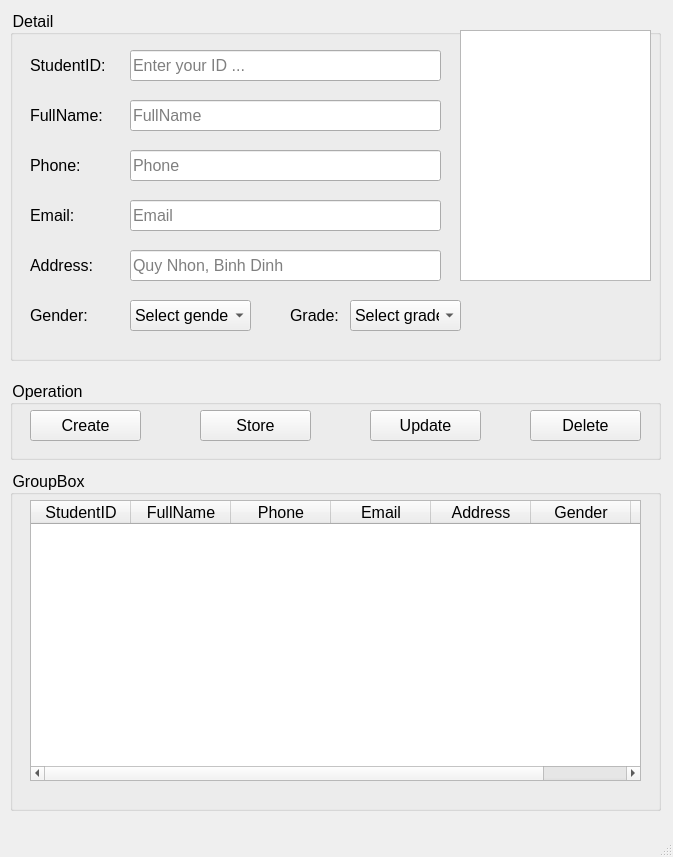
<?xml version="1.0" encoding="UTF-8"?>
<ui version="4.0">
 <class>MainWindow</class>
 <widget class="QMainWindow" name="MainWindow">
  <property name="geometry">
   <rect>
    <x>0</x>
    <y>0</y>
    <width>673</width>
    <height>857</height>
   </rect>
  </property>
  <property name="windowTitle">
   <string>MainWindow</string>
  </property>
  <property name="styleSheet">
   <string notr="true">font-size: 16px</string>
  </property>
  <widget class="QWidget" name="centralwidget">
   <widget class="QGroupBox" name="groupBox">
    <property name="geometry">
     <rect>
      <x>10</x>
      <y>10</y>
      <width>651</width>
      <height>351</height>
     </rect>
    </property>
    <property name="title">
     <string>Detail</string>
    </property>
    <widget class="QLabel" name="label">
     <property name="geometry">
      <rect>
       <x>20</x>
       <y>40</y>
       <width>91</width>
       <height>31</height>
      </rect>
     </property>
     <property name="text">
      <string>StudentID: </string>
     </property>
    </widget>
    <widget class="QLineEdit" name="lineEditStudentID">
     <property name="geometry">
      <rect>
       <x>120</x>
       <y>40</y>
       <width>311</width>
       <height>31</height>
      </rect>
     </property>
     <property name="placeholderText">
      <string>Enter your ID ... </string>
     </property>
    </widget>
    <widget class="QLabel" name="label_2">
     <property name="geometry">
      <rect>
       <x>20</x>
       <y>90</y>
       <width>81</width>
       <height>31</height>
      </rect>
     </property>
     <property name="text">
      <string>FullName: </string>
     </property>
    </widget>
    <widget class="QLineEdit" name="lineEditFullName">
     <property name="geometry">
      <rect>
       <x>120</x>
       <y>90</y>
       <width>311</width>
       <height>31</height>
      </rect>
     </property>
     <property name="placeholderText">
      <string>FullName</string>
     </property>
    </widget>
    <widget class="QLabel" name="label_3">
     <property name="geometry">
      <rect>
       <x>20</x>
       <y>140</y>
       <width>71</width>
       <height>31</height>
      </rect>
     </property>
     <property name="text">
      <string>Phone: </string>
     </property>
    </widget>
    <widget class="QLineEdit" name="lineEditPhone">
     <property name="geometry">
      <rect>
       <x>120</x>
       <y>140</y>
       <width>311</width>
       <height>31</height>
      </rect>
     </property>
     <property name="placeholderText">
      <string>Phone</string>
     </property>
    </widget>
    <widget class="QTextEdit" name="textEdiError">
     <property name="geometry">
      <rect>
       <x>450</x>
       <y>20</y>
       <width>191</width>
       <height>251</height>
      </rect>
     </property>
    </widget>
    <widget class="QLabel" name="label_4">
     <property name="geometry">
      <rect>
       <x>20</x>
       <y>190</y>
       <width>61</width>
       <height>31</height>
      </rect>
     </property>
     <property name="text">
      <string>Email: </string>
     </property>
    </widget>
    <widget class="QLineEdit" name="lineEditEmail">
     <property name="geometry">
      <rect>
       <x>120</x>
       <y>190</y>
       <width>311</width>
       <height>31</height>
      </rect>
     </property>
     <property name="placeholderText">
      <string>Email</string>
     </property>
    </widget>
    <widget class="QLabel" name="label_5">
     <property name="geometry">
      <rect>
       <x>20</x>
       <y>240</y>
       <width>71</width>
       <height>31</height>
      </rect>
     </property>
     <property name="text">
      <string>Address: </string>
     </property>
    </widget>
    <widget class="QLineEdit" name="lineEdiAddress">
     <property name="geometry">
      <rect>
       <x>120</x>
       <y>240</y>
       <width>311</width>
       <height>31</height>
      </rect>
     </property>
     <property name="placeholderText">
      <string>Quy Nhon, Binh Dinh</string>
     </property>
    </widget>
    <widget class="QComboBox" name="comboBox">
     <property name="geometry">
      <rect>
       <x>120</x>
       <y>290</y>
       <width>121</width>
       <height>31</height>
      </rect>
     </property>
     <item>
      <property name="text">
       <string>Select gender</string>
      </property>
     </item>
     <item>
      <property name="text">
       <string>male</string>
      </property>
     </item>
     <item>
      <property name="text">
       <string>female</string>
      </property>
     </item>
    </widget>
    <widget class="QLabel" name="label_6">
     <property name="geometry">
      <rect>
       <x>20</x>
       <y>290</y>
       <width>81</width>
       <height>31</height>
      </rect>
     </property>
     <property name="text">
      <string>Gender:</string>
     </property>
    </widget>
    <widget class="QLabel" name="label_7">
     <property name="geometry">
      <rect>
       <x>280</x>
       <y>290</y>
       <width>51</width>
       <height>31</height>
      </rect>
     </property>
     <property name="text">
      <string>Grade:</string>
     </property>
    </widget>
    <widget class="QComboBox" name="comboBox_2">
     <property name="geometry">
      <rect>
       <x>340</x>
       <y>290</y>
       <width>111</width>
       <height>31</height>
      </rect>
     </property>
     <item>
      <property name="text">
       <string>Select grade</string>
      </property>
     </item>
     <item>
      <property name="text">
       <string>1</string>
      </property>
     </item>
     <item>
      <property name="text">
       <string>2</string>
      </property>
     </item>
     <item>
      <property name="text">
       <string>3</string>
      </property>
     </item>
     <item>
      <property name="text">
       <string>4</string>
      </property>
     </item>
     <item>
      <property name="text">
       <string>5</string>
      </property>
     </item>
     <item>
      <property name="text">
       <string>6</string>
      </property>
     </item>
     <item>
      <property name="text">
       <string>7</string>
      </property>
     </item>
     <item>
      <property name="text">
       <string>8</string>
      </property>
     </item>
     <item>
      <property name="text">
       <string>9</string>
      </property>
     </item>
     <item>
      <property name="text">
       <string>10</string>
      </property>
     </item>
     <item>
      <property name="text">
       <string>11</string>
      </property>
     </item>
     <item>
      <property name="text">
       <string>12</string>
      </property>
     </item>
    </widget>
   </widget>
   <widget class="QGroupBox" name="groupBox_2">
    <property name="geometry">
     <rect>
      <x>10</x>
      <y>380</y>
      <width>651</width>
      <height>80</height>
     </rect>
    </property>
    <property name="title">
     <string>Operation</string>
    </property>
    <widget class="QPushButton" name="pushButtonCreate">
     <property name="geometry">
      <rect>
       <x>20</x>
       <y>30</y>
       <width>111</width>
       <height>31</height>
      </rect>
     </property>
     <property name="text">
      <string>Create</string>
     </property>
    </widget>
    <widget class="QPushButton" name="pushButtonStore">
     <property name="geometry">
      <rect>
       <x>190</x>
       <y>30</y>
       <width>111</width>
       <height>31</height>
      </rect>
     </property>
     <property name="text">
      <string>Store</string>
     </property>
    </widget>
    <widget class="QPushButton" name="pushButtonUpdate">
     <property name="geometry">
      <rect>
       <x>360</x>
       <y>30</y>
       <width>111</width>
       <height>31</height>
      </rect>
     </property>
     <property name="text">
      <string>Update</string>
     </property>
    </widget>
    <widget class="QPushButton" name="pushButtonDelete">
     <property name="geometry">
      <rect>
       <x>520</x>
       <y>30</y>
       <width>111</width>
       <height>31</height>
      </rect>
     </property>
     <property name="text">
      <string>Delete</string>
     </property>
    </widget>
   </widget>
   <widget class="QGroupBox" name="groupBox_3">
    <property name="geometry">
     <rect>
      <x>10</x>
      <y>470</y>
      <width>651</width>
      <height>341</height>
     </rect>
    </property>
    <property name="title">
     <string>GroupBox</string>
    </property>
    <widget class="QTableWidget" name="tableWidgetListStudent">
     <property name="geometry">
      <rect>
       <x>20</x>
       <y>30</y>
       <width>611</width>
       <height>281</height>
      </rect>
     </property>
     <column>
      <property name="text">
       <string>StudentID</string>
      </property>
     </column>
     <column>
      <property name="text">
       <string>FullName</string>
      </property>
     </column>
     <column>
      <property name="text">
       <string>Phone</string>
      </property>
     </column>
     <column>
      <property name="text">
       <string>Email</string>
      </property>
     </column>
     <column>
      <property name="text">
       <string>Address</string>
      </property>
     </column>
     <column>
      <property name="text">
       <string>Gender</string>
      </property>
     </column>
     <column>
      <property name="text">
       <string>Grade</string>
      </property>
     </column>
    </widget>
   </widget>
  </widget>
  <widget class="QMenuBar" name="menubar">
   <property name="geometry">
    <rect>
     <x>0</x>
     <y>0</y>
     <width>673</width>
     <height>27</height>
    </rect>
   </property>
  </widget>
  <widget class="QStatusBar" name="statusbar"/>
 </widget>
 <resources/>
 <connections/>
</ui>
